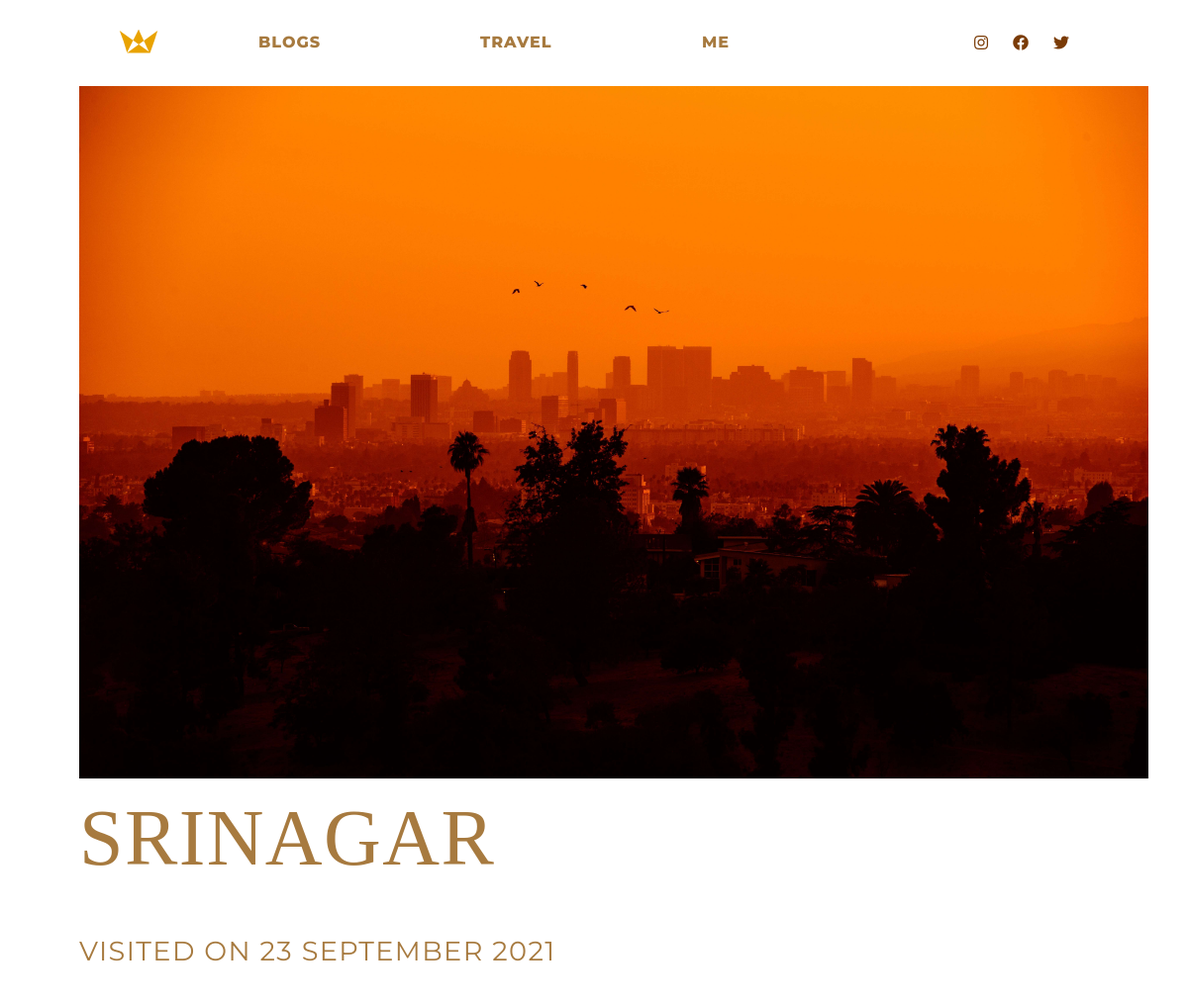
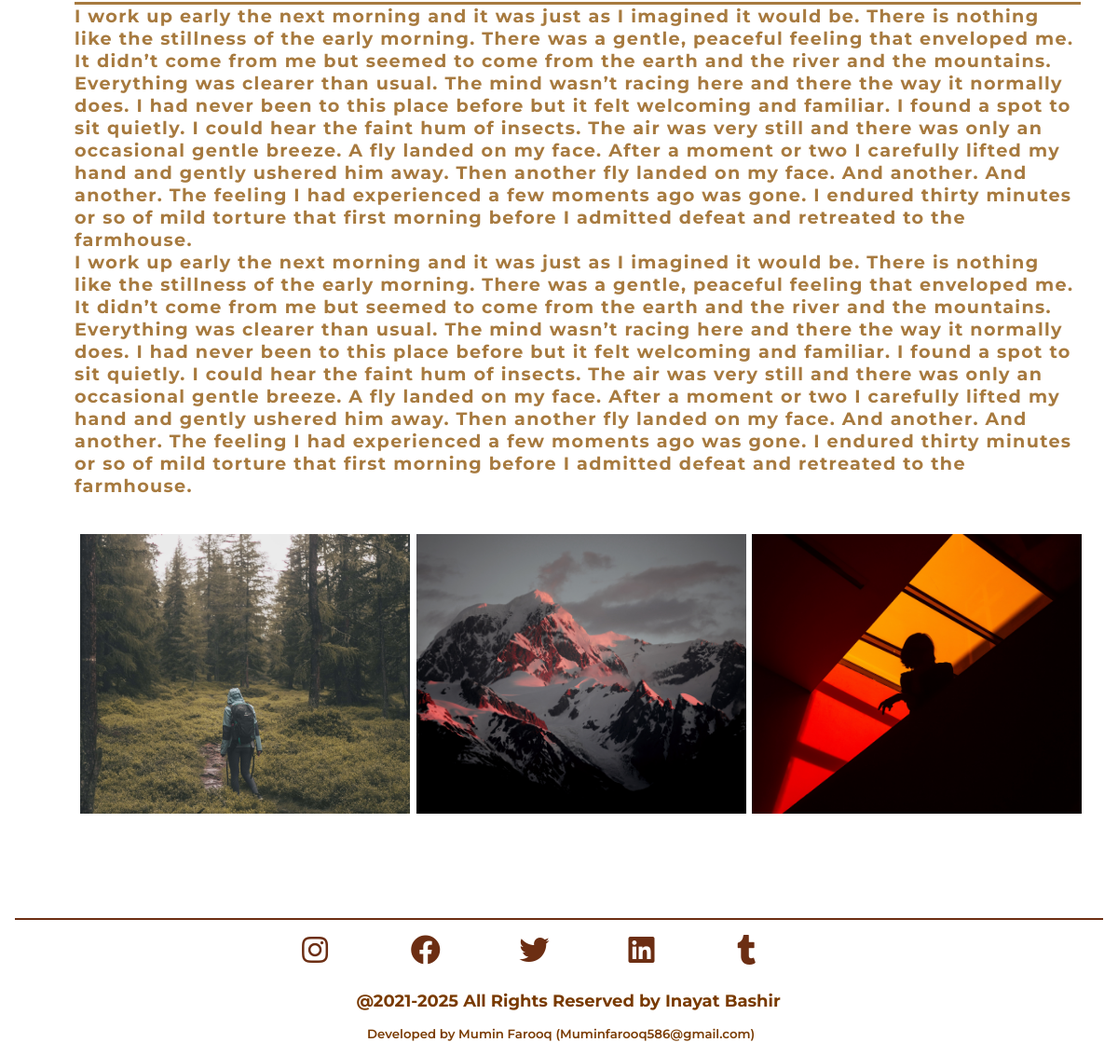
Screenshot of /places/places/list/1/ with the database file from the repository (2 pictures, top to bottom).
### core/models.py (models this page shows, shortened)
class Places(models.Model):
    name = models.ForeignKey(City, related_name = 'places',on_delete=models.CASCADE)
    image_one = models.ImageField(upload_to='places')
    image_two = models.ImageField(upload_to='places',blank=True)
    image_three = models.ImageField(upload_to='places',blank=True)
    image_four = models.ImageField(upload_to='places',blank=True)
    description_one = models.CharField(max_length=1000 )
    description_two = models.CharField(max_length=1000)
    date = models.DateTimeField(auto_now=True)
    is_top_one = models.BooleanField(default=False)
    is_in_top_four = models.BooleanField(default=False)

class City(models.Model):
    name = models.CharField(max_length=200)
    def __str__(self):
        return self.name

### Places/views.py (the view)
# urls.py: path('places/list/<int:pk>/', views.DetailPlace.as_view(), name='detail_place')
class DetailPlace(DetailView):
    model = Places
    template_name = 'Places/places_detail.html'
    context_object_name = 'place'

### Places/templates/Places/places_detail.html
{% extends 'Blog/index.html' %}
{% block content %}
<div  class="maincontainer">
    <div class="divimagecontainer" style="background-image: url('{{place.image_one.url}}'); background-size: cover;
                                            background-repeat: no-repeat;">
    </div>
    <div class="textdiv">
        <div class="heading_autor">
            <h1 class="headin">
                <span>{{place.name}}</span></br>
              <small style=" font-size: 1.7rem;;">  Visited on  {{place.date|date:"d F Y"}}</small>
            </h1>
        </div>
        <p>{{place.description_one}}
        </p>
        <p>
            {{place.description_two}}
        </p>
    </div>
    <div class="variousimgcontainer">
        <div class="cont ">
            <img src="{{place.image_two.url}}">
        </div>
        <div class="cont ">
          <img src="{{place.image_three.url}}">
      </div>
      <div class="cont ">
          <img src="{{place.image_four.url}}">
      </div>
     </div>
</div>
{% endblock content %}

### Blog/static/css/style.css (style rules this page uses)
* { margin: 0; padding: 0; box-sizing: border-box; font-family: "Voyage"; user-select: none; }
html, body { background: #fff; }
h1 { text-transform: uppercase; font-family: "Monument Extended"; font-weight: 400; letter-spacing: 1.4px; padding: 10px 0; margin-bottom: 16px; }
h1,a,h2,h3,h4,h5,p { font-family: "Montserrat"; color:#a77a3f; }
h1,h2,h3,h4,h5,h6,a,p,small { font-family: "Montserrat"; color: #a77a3f; }
.shape h2,h3,h4,h5,p,small { font-family: "Montserrat"; }
.blogs_para,h2,h3,h4,h5,p,small { font-family: "Montserrat"; }
.maincontainer { display: flex; flex-wrap: wrap; }
.divimagecontainer { width: 90%; margin-left: 5rem; height: 700px; }
.textdiv { width: 90%; margin-left: 5rem; margin-bottom: 2rem; }
.variousimgcontainer { margin-top: .5rem; display: flex; justify-content:center; margin-left: 5rem; width: 59%; height: 300px; flex-direction: column; flex-wrap: wrap; margin-bottom: 1rem; }
.variousimgcontainer .cont { width: 50%; margin-left: .4rem; height: 300px; }
.cont img { width: 100%; height: 100%; object-fit: cover; transition: 0.5s all ease-in-out; }
.textdiv p { letter-spacing: 1.3px; font-size: 1.2rem; font-weight: bold; }
.heading_autor { font-family: "Monsterrat"; color:#a77a3f; font-weight: 900; border-bottom: 3px solid #a77a3f; font-size: 40px; padding: auto; }
#js-scroll { height: 200%; }

### rows the page displays
Places: image_one (picture), name "SRINAGAR", date "23 SEPTEMBER 2021", description_one "I work up early the next morning and it was just as I imagined it would be. There is nothing like the stillness of the early morning. There was a gentle, peaceful feeling that enveloped me. It didn’t come from me but seemed to come from the earth and the river and the mountains. Everything was clearer than usual. The mind wasn’t racing here and there the way it normally does. I had never been to this place before but it felt welcoming and familiar. I found a spot to sit quietly. I could hear the faint hum of insects. The air was very still and there was only an occasional gentle breeze. A fly landed on my face. After a moment or two I carefully lifted my hand and gently ushered him away.…", description_two "I work up early the next morning and it was just as I imagined it would be. There is nothing like the stillness of the early morning. There was a gentle, peaceful feeling that enveloped me. It didn’t come from me but seemed to come from the earth and the river and the mountains. Everything was clearer than usual. The mind wasn’t racing here and there the way it normally does. I had never been to this place before but it felt welcoming and familiar. I found a spot to sit quietly. I could hear the faint hum of insects. The air was very still and there was only an occasional gentle breeze. A fly landed on my face. After a moment or two I carefully lifted my hand and gently ushered him away.…", image_two (picture), image_three (picture), image_four (picture)
